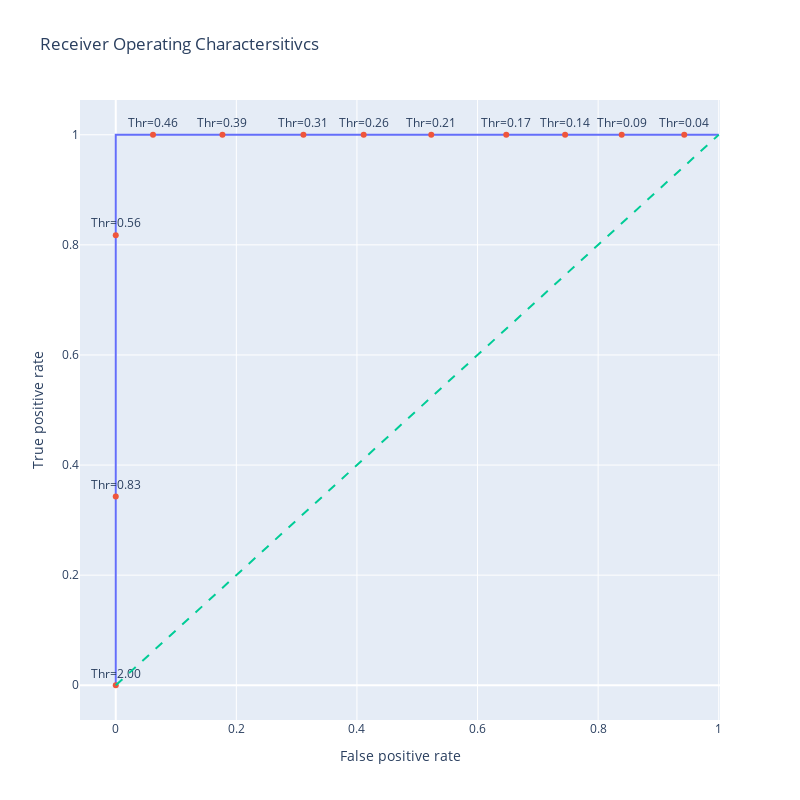

Here is the notebook cell this chart was saved with:
### Code cell
import plotly.graph_objects as go

# generate a trace for roc curve
trace0 = go.Scatter(
    x=fpr,
    y=tpr,
    mode='lines',
    name='ROC curve'
)

#only label every nth point to avoid cluttering
n=40
indices = np.arange(len(thresholds))%n==0 #choose index where n is zero

trace1=go.Scatter(
    x=fpr[indices],
    y=tpr[indices],
    mode='markers+text',
    name='Threshold points',
    text=[f"Thr={thr:.2f}" for thr in thresholds[indices]],
    textposition='top center'
)

# diagonal line
trace2=go.Scatter(
    x=[0,1],
    y=[0,1],
    mode='lines',
    name='Random (Area=0.5)',
    line=dict(dash='dash')
)
data=[trace0,trace1,trace2]

#Define layout with square aspect ratio
layout=go.Layout(
    title='Receiver Operating Charactersitivcs',
    xaxis=dict(title='False positive rate'),
    yaxis=dict(title='True positive rate'),
    autosize=False,
    width=800,
    height=800,
    showlegend=False
)
# define the figure and add data
fig=go.Figure(data=data,layout=layout)
fig.show()

### Figure 1 — Plotly figure (JSON) as saved in the notebook; plotly's stock layout.template omitted (floating-point values rounded to 4 significant figures; data arrays with more than 128 entries replaced by an {"elided": "..."} marker saying what was removed)
{"data": [{"mode": "lines", "name": "ROC curve", "type": "scatter", "x": {"elided": "460 float values"}, "y": {"elided": "460 float values"}}, {"mode": "markers+text", "name": "Threshold points", "text": ["Thr=2.00", "Thr=0.83", "Thr=0.56", "Thr=0.46", "Thr=0.39", "Thr=0.31", "Thr=0.26", "Thr=0.21", "Thr=0.17", "Thr=0.14", "Thr=0.09", "Thr=0.04"], "textposition": "top center", "type": "scatter", "x": [0, 0, 0, 0.06178, 0.177, 0.3112, 0.4111, 0.5233, 0.6476, 0.7452, 0.8391, 0.9428], "y": [0, 0.3431, 0.8175, 1, 1, 1, 1, 1, 1, 1, 1, 1]}, {"line": {"dash": "dash"}, "mode": "lines", "name": "Random (Area=0.5)", "type": "scatter", "x": [0, 1], "y": [0, 1]}], "layout": {"autosize": false, "height": 800, "showlegend": false, "title": {"text": "Receiver Operating Charactersitivcs"}, "width": 800, "xaxis": {"autorange": true, "range": [-0.05929, 1.002], "title": {"text": "False positive rate"}, "type": "linear"}, "yaxis": {"autorange": true, "range": [-0.06312, 1.063], "title": {"text": "True positive rate"}, "type": "linear"}}}
